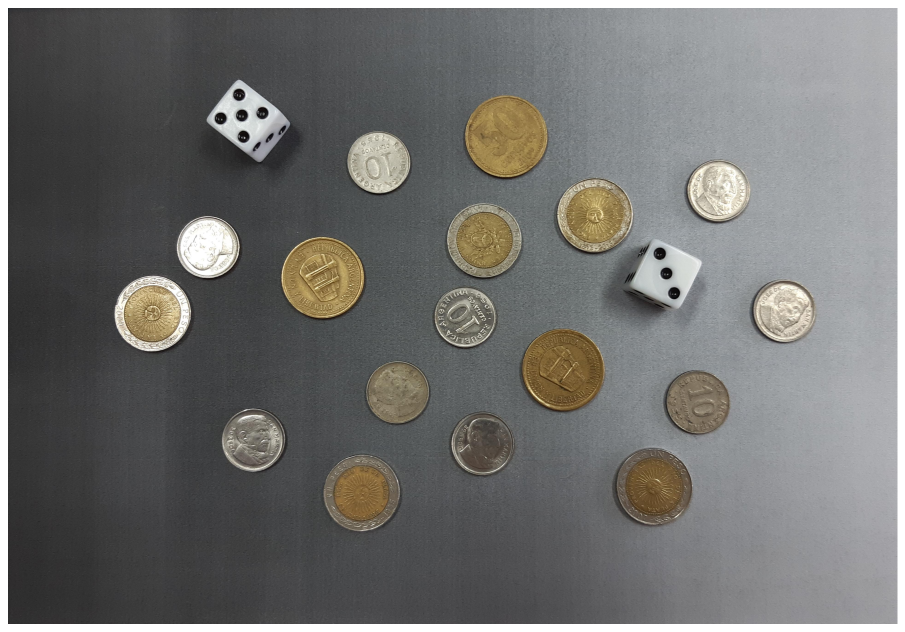
#> input picture resultados/problema1/01_entrada.png, 1810 x 1264 px, given in place of monedas.jpg, which was not available (shown at 1/2 size)
$ python problema1_monedas_dados.py
#> lines starting #> are read from the running program, lines starting #| are printed output that depends on the picture; after the words box and inside, x2 and y2 are one past the last pixel; in counts of white or black regions, pixels touching at a corner belong together
"""Problema 1: segmentación, clasificación y conteo de monedas y dados."""

from pathlib import Path

import cv2
import matplotlib.pyplot as plt
import numpy as np
from matplotlib.patches import Patch

# Rutas relativas a la raíz del repositorio, desde donde se ejecuta el script.
IMAGEN = Path("datos") / "monedas.jpg"
CARPETA_SALIDA = Path("resultados") / "problema1"

# Parámetros de la segmentación. El informe explica cómo se eligió cada uno.
SIGMA = 2  # desvío del suavizado gaussiano antes de Canny
CANNY_BAJO = 20  # umbrales de histéresis de Canny
CANNY_ALTO = 60
LARGO_MINIMO = 50  # en píxeles; los tramos de borde más cortos son textura del tapete
LADO_CIERRE = 35  # elemento estructural que cierra los cortes de los contornos
LADO_APERTURA = 41  # elemento estructural que limpia la máscara

# Parámetros de la clasificación.
RHO_UMBRAL = 0.8  # factor de forma: por debajo, el objeto es un dado
SALTO_AREA = 1.10  # una moneda un 10 % más grande que la anterior empieza otro tipo
NOMBRES = ["10 centavos", "1 peso", "50 centavos"]  # tipos de moneda, de menor a mayor
AREA_PUNTO = 0.02  # área mínima de un punto del dado, como fracción del área del dado

# Zona de la moneda 2, la dorada grande de arriba, para ver la morfología en detalle.
ZONA_DETALLE = (slice(362, 762), slice(1969, 2369))

# Colores en RGB para dibujar sobre la imagen.
AZUL = (30, 90, 255)
ROJO = (230, 30, 30)
VERDE = (0, 200, 0)
COLORES_TIPO = [(0, 190, 255), (255, 0, 200), (255, 150, 0)]


def imshow(img, new_fig=False, title=None, color_img=False, blocking=False, colorbar=False, ticks=False):
    """Muestra una imagen con matplotlib (función imshow de la Unidad 3).

    Tiene los mismos cambios que en el TP1: por defecto dibuja en la figura
    actual, porque las figuras tienen varios paneles, y las imágenes de 8 bits
    se muestran con el rango completo, de 0 a 255.
    """
    if new_fig:
        plt.figure()
    if color_img:
        plt.imshow(img)
    elif img.dtype == np.uint8:
        plt.imshow(img, cmap="gray", vmin=0, vmax=255)
    else:
        plt.imshow(img, cmap="gray")
    plt.title(title)
    if not ticks:
        plt.xticks([])
        plt.yticks([])
    if colorbar:
        plt.colorbar()
    if new_fig:
        plt.show(block=blocking)


def imfillhole(img):
    """Rellena los huecos de una máscara binaria (función imfillhole_v2 de la Unidad 6)."""
    img_flood_fill = img.copy()
    h, w = img.shape[:2]
    mask = np.zeros((h + 2, w + 2), np.uint8)  # cv2.floodFill pide una máscara 2 píxeles más grande
    cv2.floodFill(img_flood_fill, mask, (0, 0), 255)  # Inunda el fondo desde la esquina.
    img_flood_fill_inv = cv2.bitwise_not(img_flood_fill)  # Lo que no se inundó son los huecos.
    return img | img_flood_fill_inv


def contar_regiones(mascara):
    """Cantidad de regiones blancas de una máscara (sin contar el fondo)."""
    n, _ = cv2.connectedComponents(mascara)
    return n - 1


# --- Imagen original y fondo ----------------------------------------------------
img = cv2.imread(str(IMAGEN))
#> img is the input picture: shape (1264, 1810, 3); mean B, G, R 111.3, 113.1, 113.3
if img is None:
    raise FileNotFoundError(f"No se pudo leer la imagen: {IMAGEN}")
CARPETA_SALIDA.mkdir(parents=True, exist_ok=True)

img_rgb = cv2.cvtColor(img, cv2.COLOR_BGR2RGB)
gris = cv2.cvtColor(img, cv2.COLOR_BGR2GRAY)
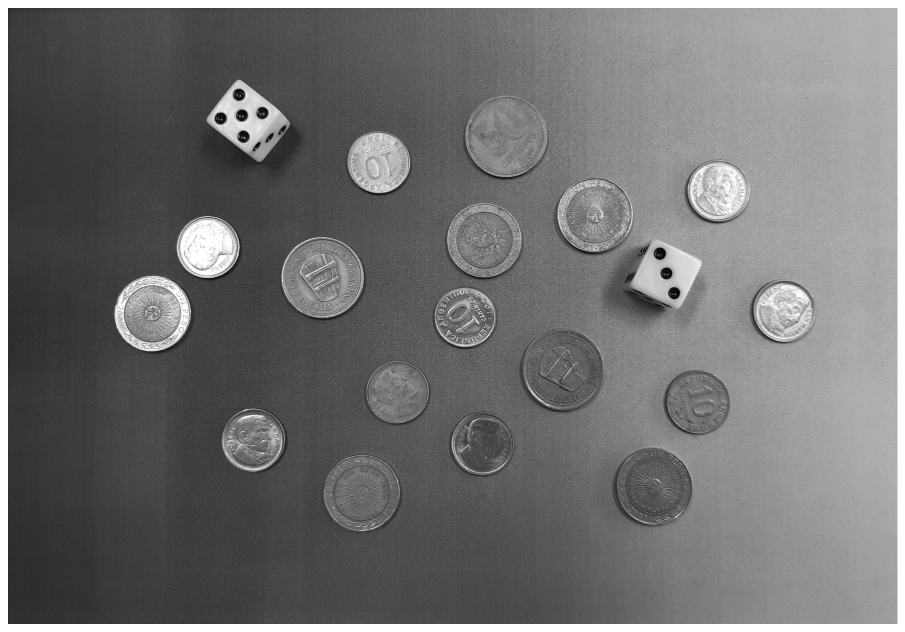
#> gris: shape (1264, 1810) (shown at 1/2 size); min 1, max 255, mean 112.9
alto, ancho = gris.shape
#> alto = 1264; ancho = 1810
print(f"Tamaño: {ancho} x {alto} píxeles")
#| Tamaño: 1810 x 1264 píxeles

# Las columnas de los bordes izquierdo y derecho son solo tapete.
print(f"Gris medio de las 100 columnas de la izquierda: {gris[:, :100].mean():.0f}")
#| Gris medio de las 100 columnas de la izquierda: 89
print(f"Gris medio de las 100 columnas de la derecha: {gris[:, -100:].mean():.0f}")
#| Gris medio de las 100 columnas de la derecha: 184

umbral_otsu, mascara_otsu = cv2.threshold(gris, 0, 255, cv2.THRESH_BINARY + cv2.THRESH_OTSU)
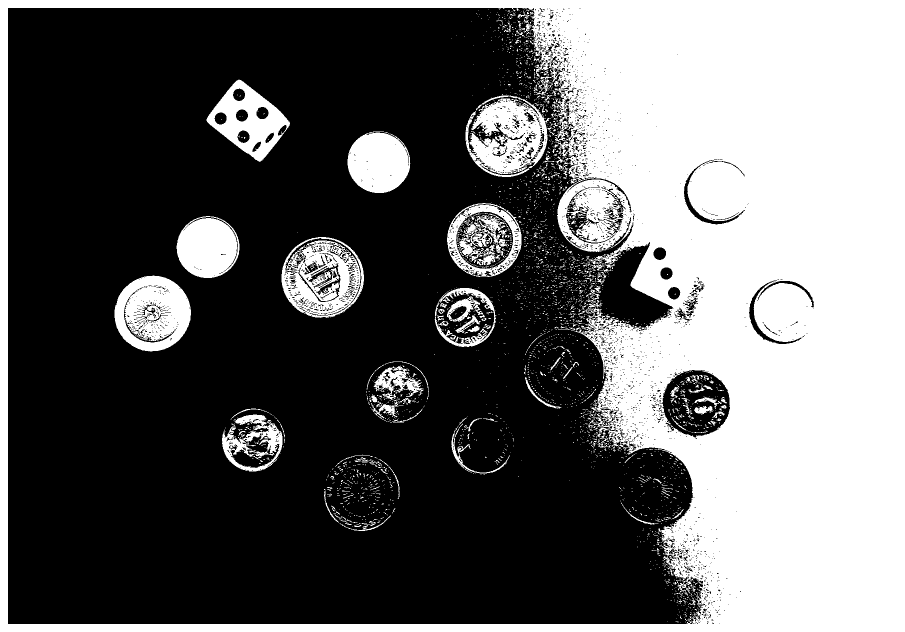
#> mascara_otsu: shape (1264, 1810) (shown at 1/2 size); 39.1% white; 3064 white regions (2881 under 20 px), largest, box (x1, y1, x2, y2) and area: (0, 0, 1810, 1264) 768261, (229, 551, 382, 703) 16451, (931, 191, 1102, 354) 15893
#> umbral_otsu = 122
print(f"Umbral de Otsu sobre toda la imagen: {umbral_otsu:.0f}")
#| Umbral de Otsu sobre toda la imagen: 122

plt.figure(figsize=(15, 4))
plt.subplot(131)
imshow(img_rgb, title="Imagen original", color_img=True, ticks=True)
plt.subplot(132)
plt.hist(gris.flatten(), bins=256, range=(0, 256))
plt.axvline(umbral_otsu, color="red", label=f"Otsu = {umbral_otsu:.0f}")
plt.legend()
plt.title("Histograma de grises")
plt.subplot(133)
imshow(mascara_otsu, title="Umbral de Otsu global")
plt.tight_layout()
plt.savefig(CARPETA_SALIDA / "01_fondo_y_otsu.png", dpi=150, bbox_inches="tight")
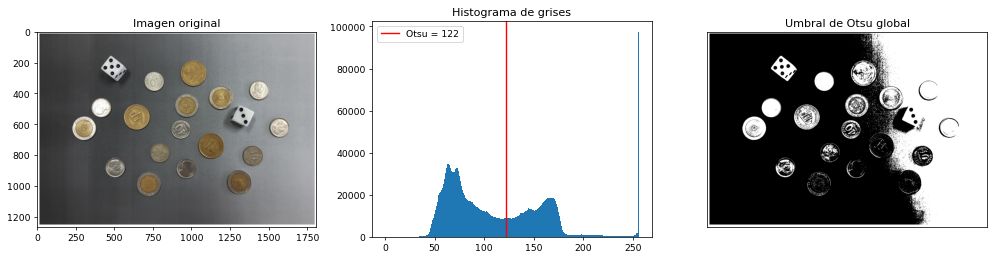
#> figure drawn by matplotlib, 3 panels; panel 2: tallest bar 97552 high, from x = 255 to 256
plt.show()

# --- Intento con top-hat ----------------------------------------------------------
# Unidad 6: la apertura con un elemento más grande que los objetos los borra y
# deja una estimación del fondo; restarla deja un fondo uniforme (top-hat). El
# elemento tiene que superar a la moneda más grande, de unos 360 píxeles de
# diámetro. Por su tamaño, esta apertura tarda unos segundos.
elemento_grande = cv2.getStructuringElement(cv2.MORPH_ELLIPSE, (401, 401))
#> (the run stopped early here; a loop or call above may not have finished)
